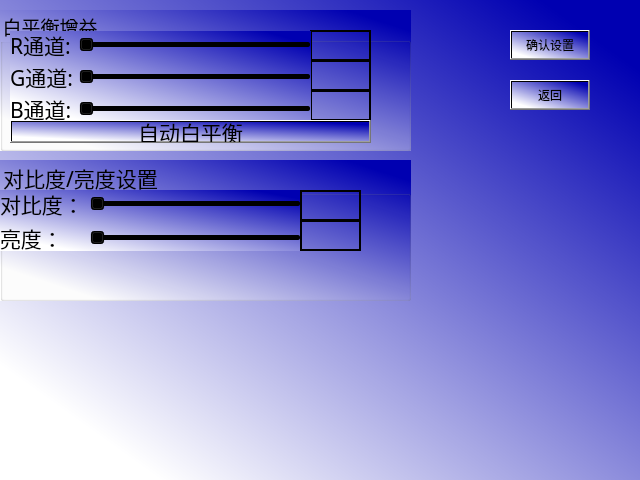
<?xml version="1.0" encoding="UTF-8"?>
<ui version="4.0">
 <class>PictureSet_Dialog</class>
 <widget class="QDialog" name="PictureSet_Dialog">
  <property name="geometry">
   <rect>
    <x>0</x>
    <y>0</y>
    <width>640</width>
    <height>480</height>
   </rect>
  </property>
  <property name="windowTitle">
   <string>Dialog</string>
  </property>
  <property name="styleSheet">
   <string notr="true">background-color: qlineargradient(spread:pad, x1:0.136, y1:0.892, x2:0.920455, y2:0.074, stop:0 rgba(255, 255, 255, 255), stop:1 rgba(0, 0, 177, 255));</string>
  </property>
  <widget class="QGroupBox" name="groupBox">
   <property name="geometry">
    <rect>
     <x>0</x>
     <y>10</y>
     <width>411</width>
     <height>141</height>
    </rect>
   </property>
   <property name="font">
    <font>
     <family>华文楷体</family>
     <pointsize>14</pointsize>
    </font>
   </property>
   <property name="title">
    <string>白平衡增益</string>
   </property>
   <widget class="QLabel" name="R_channelDisp">
    <property name="geometry">
     <rect>
      <x>310</x>
      <y>20</y>
      <width>61</width>
      <height>31</height>
     </rect>
    </property>
    <property name="styleSheet">
     <string notr="true">background-color: qlineargradient(spread:pad, x1:0, y1:0, x2:1, y2:0, stop:0 rgba(0, 0, 0, 0), stop:1 rgba(255, 255, 255, 0));</string>
    </property>
    <property name="frameShape">
     <enum>QFrame::WinPanel</enum>
    </property>
    <property name="text">
     <string/>
    </property>
   </widget>
   <widget class="QLabel" name="G_channelDisp">
    <property name="geometry">
     <rect>
      <x>310</x>
      <y>50</y>
      <width>61</width>
      <height>31</height>
     </rect>
    </property>
    <property name="styleSheet">
     <string notr="true">background-color: qlineargradient(spread:pad, x1:0, y1:0, x2:1, y2:0, stop:0 rgba(0, 0, 0, 0), stop:1 rgba(255, 255, 255, 0));</string>
    </property>
    <property name="frameShape">
     <enum>QFrame::WinPanel</enum>
    </property>
    <property name="text">
     <string/>
    </property>
   </widget>
   <widget class="QLabel" name="B_channelDisp">
    <property name="geometry">
     <rect>
      <x>310</x>
      <y>80</y>
      <width>61</width>
      <height>31</height>
     </rect>
    </property>
    <property name="styleSheet">
     <string notr="true">background-color: qlineargradient(spread:pad, x1:0, y1:0, x2:1, y2:0, stop:0 rgba(0, 0, 0, 0), stop:1 rgba(255, 255, 255, 0));</string>
    </property>
    <property name="frameShape">
     <enum>QFrame::WinPanel</enum>
    </property>
    <property name="text">
     <string/>
    </property>
   </widget>
   <widget class="QWidget" name="gridLayoutWidget_2">
    <property name="geometry">
     <rect>
      <x>10</x>
      <y>21</y>
      <width>301</width>
      <height>91</height>
     </rect>
    </property>
    <layout class="QGridLayout" name="gridLayout_2">
     <item row="0" column="1">
      <widget class="QSlider" name="R_channelSlider">
       <property name="styleSheet">
        <string notr="true">background-color: qlineargradient(spread:pad, x1:0, y1:0, x2:1, y2:0, stop:0 rgba(0, 0, 0, 0), stop:1 rgba(255, 255, 255, 0));</string>
       </property>
       <property name="maximum">
        <number>100</number>
       </property>
       <property name="orientation">
        <enum>Qt::Horizontal</enum>
       </property>
      </widget>
     </item>
     <item row="1" column="1">
      <widget class="QSlider" name="G_channerlSlider">
       <property name="styleSheet">
        <string notr="true">background-color: qlineargradient(spread:pad, x1:0, y1:0, x2:1, y2:0, stop:0 rgba(0, 0, 0, 0), stop:1 rgba(255, 255, 255, 0));</string>
       </property>
       <property name="maximum">
        <number>100</number>
       </property>
       <property name="orientation">
        <enum>Qt::Horizontal</enum>
       </property>
      </widget>
     </item>
     <item row="0" column="0">
      <widget class="QLabel" name="label">
       <property name="font">
        <font>
         <family>华文楷体</family>
         <pointsize>16</pointsize>
        </font>
       </property>
       <property name="styleSheet">
        <string notr="true">background-color: qlineargradient(spread:pad, x1:0, y1:0, x2:1, y2:0, stop:0 rgba(0, 0, 0, 0), stop:1 rgba(255, 255, 255, 0));</string>
       </property>
       <property name="text">
        <string>R通道:</string>
       </property>
      </widget>
     </item>
     <item row="1" column="0">
      <widget class="QLabel" name="label_2">
       <property name="font">
        <font>
         <family>华文楷体</family>
         <pointsize>16</pointsize>
        </font>
       </property>
       <property name="styleSheet">
        <string notr="true">background-color: qlineargradient(spread:pad, x1:0, y1:0, x2:1, y2:0, stop:0 rgba(0, 0, 0, 0), stop:1 rgba(255, 255, 255, 0));</string>
       </property>
       <property name="text">
        <string>G通道:</string>
       </property>
      </widget>
     </item>
     <item row="2" column="0">
      <widget class="QLabel" name="label_3">
       <property name="font">
        <font>
         <family>楷体</family>
         <pointsize>16</pointsize>
        </font>
       </property>
       <property name="styleSheet">
        <string notr="true">background-color: qlineargradient(spread:pad, x1:0, y1:0, x2:1, y2:0, stop:0 rgba(0, 0, 0, 0), stop:1 rgba(255, 255, 255, 0));</string>
       </property>
       <property name="text">
        <string>B通道:</string>
       </property>
      </widget>
     </item>
     <item row="2" column="1">
      <widget class="QSlider" name="B_channelSlider">
       <property name="styleSheet">
        <string notr="true">background-color: qlineargradient(spread:pad, x1:0, y1:0, x2:1, y2:0, stop:0 rgba(0, 0, 0, 0), stop:1 rgba(255, 255, 255, 0));</string>
       </property>
       <property name="maximum">
        <number>100</number>
       </property>
       <property name="orientation">
        <enum>Qt::Horizontal</enum>
       </property>
      </widget>
     </item>
    </layout>
   </widget>
   <widget class="QPushButton" name="WhiteBalanceBtn">
    <property name="geometry">
     <rect>
      <x>10</x>
      <y>110</y>
      <width>361</width>
      <height>23</height>
     </rect>
    </property>
    <property name="font">
     <font>
      <family>华文楷体</family>
      <pointsize>16</pointsize>
     </font>
    </property>
    <property name="text">
     <string>自动白平衡</string>
    </property>
   </widget>
  </widget>
  <widget class="QPushButton" name="SetBtn">
   <property name="geometry">
    <rect>
     <x>510</x>
     <y>30</y>
     <width>80</width>
     <height>30</height>
    </rect>
   </property>
   <property name="text">
    <string>确认设置</string>
   </property>
  </widget>
  <widget class="QPushButton" name="ReturnBtn">
   <property name="geometry">
    <rect>
     <x>510</x>
     <y>80</y>
     <width>80</width>
     <height>30</height>
    </rect>
   </property>
   <property name="text">
    <string>返回</string>
   </property>
  </widget>
  <widget class="QGroupBox" name="groupBox_2">
   <property name="geometry">
    <rect>
     <x>0</x>
     <y>160</y>
     <width>411</width>
     <height>141</height>
    </rect>
   </property>
   <property name="font">
    <font>
     <family>华文楷体</family>
     <pointsize>16</pointsize>
    </font>
   </property>
   <property name="title">
    <string>对比度/亮度设置</string>
   </property>
   <widget class="QWidget" name="gridLayoutWidget">
    <property name="geometry">
     <rect>
      <x>0</x>
      <y>30</y>
      <width>301</width>
      <height>61</height>
     </rect>
    </property>
    <layout class="QGridLayout" name="gridLayout">
     <item row="1" column="0">
      <widget class="QLabel" name="label_5">
       <property name="font">
        <font>
         <family>华文楷体</family>
         <pointsize>16</pointsize>
        </font>
       </property>
       <property name="styleSheet">
        <string notr="true">background-color: qlineargradient(spread:pad, x1:0, y1:0, x2:1, y2:0, stop:0 rgba(0, 0, 0, 0), stop:1 rgba(255, 255, 255, 0));</string>
       </property>
       <property name="text">
        <string>亮度：</string>
       </property>
      </widget>
     </item>
     <item row="0" column="0">
      <widget class="QLabel" name="label_4">
       <property name="font">
        <font>
         <family>华文楷体</family>
         <pointsize>16</pointsize>
        </font>
       </property>
       <property name="styleSheet">
        <string notr="true">background-color: qlineargradient(spread:pad, x1:0, y1:0, x2:1, y2:0, stop:0 rgba(0, 0, 0, 0), stop:1 rgba(255, 255, 255, 0));</string>
       </property>
       <property name="text">
        <string>对比度：</string>
       </property>
      </widget>
     </item>
     <item row="0" column="1">
      <widget class="QSlider" name="contrastSlider">
       <property name="styleSheet">
        <string notr="true">background-color: qlineargradient(spread:pad, x1:0, y1:0, x2:1, y2:0, stop:0 rgba(0, 0, 0, 0), stop:1 rgba(255, 255, 255, 0));</string>
       </property>
       <property name="maximum">
        <number>100</number>
       </property>
       <property name="orientation">
        <enum>Qt::Horizontal</enum>
       </property>
      </widget>
     </item>
     <item row="1" column="1">
      <widget class="QSlider" name="brightSlider">
       <property name="styleSheet">
        <string notr="true">background-color: qlineargradient(spread:pad, x1:0, y1:0, x2:1, y2:0, stop:0 rgba(0, 0, 0, 0), stop:1 rgba(255, 255, 255, 0));</string>
       </property>
       <property name="maximum">
        <number>100</number>
       </property>
       <property name="orientation">
        <enum>Qt::Horizontal</enum>
       </property>
      </widget>
     </item>
    </layout>
   </widget>
   <widget class="QLabel" name="contrastDisp">
    <property name="geometry">
     <rect>
      <x>300</x>
      <y>30</y>
      <width>61</width>
      <height>31</height>
     </rect>
    </property>
    <property name="font">
     <font>
      <pointsize>14</pointsize>
     </font>
    </property>
    <property name="styleSheet">
     <string notr="true">background-color: qlineargradient(spread:pad, x1:0, y1:0, x2:1, y2:0, stop:0 rgba(0, 0, 0, 0), stop:1 rgba(255, 255, 255, 0));</string>
    </property>
    <property name="frameShape">
     <enum>QFrame::WinPanel</enum>
    </property>
    <property name="text">
     <string/>
    </property>
   </widget>
   <widget class="QLabel" name="brightDisp">
    <property name="geometry">
     <rect>
      <x>300</x>
      <y>60</y>
      <width>61</width>
      <height>31</height>
     </rect>
    </property>
    <property name="font">
     <font>
      <pointsize>14</pointsize>
     </font>
    </property>
    <property name="styleSheet">
     <string notr="true">background-color: qlineargradient(spread:pad, x1:0, y1:0, x2:1, y2:0, stop:0 rgba(0, 0, 0, 0), stop:1 rgba(255, 255, 255, 0));</string>
    </property>
    <property name="frameShape">
     <enum>QFrame::WinPanel</enum>
    </property>
    <property name="text">
     <string/>
    </property>
   </widget>
  </widget>
 </widget>
 <resources/>
 <connections/>
</ui>
